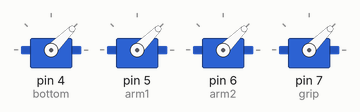
Recording of a sketch running on a simulated Arduino Uno, built with avr-gcc and run on an emulated ATmega328P. Shown: 4 × servo.

Above: at 0.05 s.
At 2.3 s:
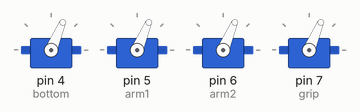
At 4.6 s:
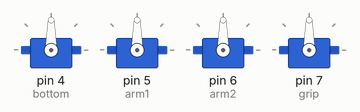
Timing chart, 0 to 6.0 s (numbered marks = the images above):
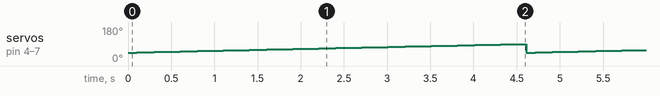

Measured:
- by itself, servo on pin 4 (bottom), servo on pin 5 (arm1), servo on pin 6 (arm2), servo on pin 7 (grip): ramps from 45° to 90° and jumps back, once every 4.6 s

The sketch:

robot_arm_test.ino
```cpp
#include <Servo.h>

Servo bottom;
Servo arm1;
Servo arm2;
Servo grip;

int angle = 0;

void setup() {
  bottom.attach(4);
  arm1.attach(5);
  arm2.attach(6);
  grip.attach(7);
}

void loop() {
  for(angle=45; angle<=90; angle++){
    bottom.write(angle);
    arm1.write(angle);
    arm2.write(angle);
    grip.write(angle);
    delay(100);
  }
}
```
